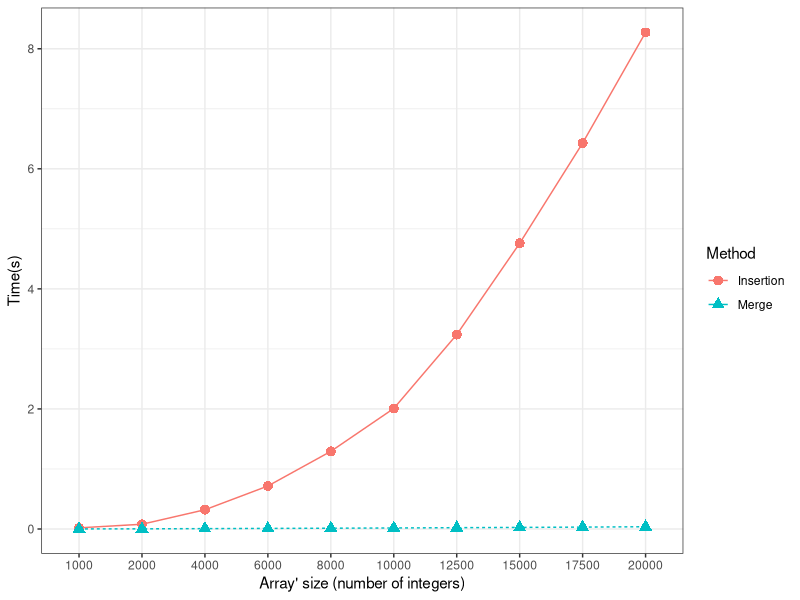
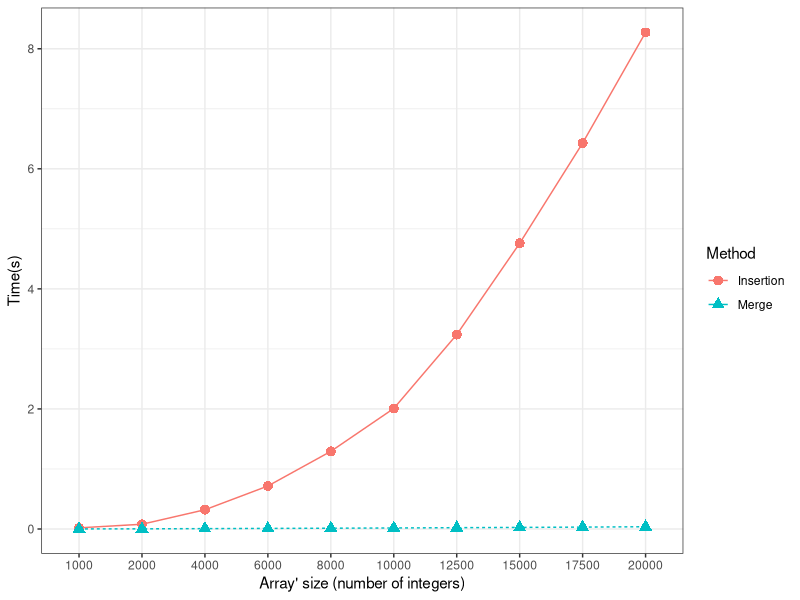

Recreate these plots in R, in order.
library(tidyverse) # this library is a God's blessing...

# read the output of my experiment and name the columns...
data = read_tsv("experiment.tsv", col_names = c("method", "size", "time")) |> 
  # as we performed 5 runs we must get the average for each method and size...
  group_by(method, size) |> summarise(time = mean(time))

# let's plot the data, in the x axis the array' sizes and...
# in the y axis the execution time...
# grouped by the two methods (algorithms): Insertion and Merge sorts...
p = ggplot(data, aes(x = as.factor(size), y = time, group = method)) +
  geom_line(aes(linetype = method, color = method)) +              # let's draw lines...
  geom_point(aes(shape = method, color = method), size = 3) +      # and points...
  labs(x="Array' size (number of integers)", y="Time(s)") +        # name the axis
  scale_color_discrete("Method") +                                 # we need this to rename the legend title...
  scale_shape_discrete("Method") +
  guides(linetype = "none") +
  theme_bw()                                                       # let's try a sober theme...
plot(p)  # this command create the plot...

W = 6
H = 4
# save the plot as PDF with these dimensions...
ggsave("sort.pdf", width = W, height = H)